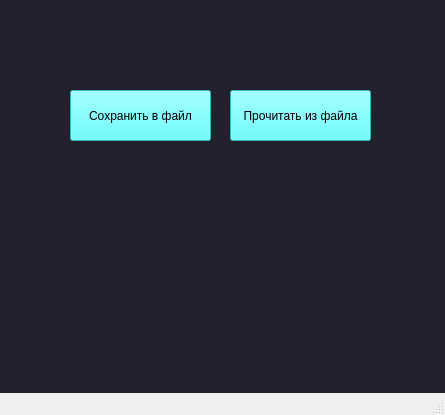
<?xml version="1.0" encoding="UTF-8"?>
<ui version="4.0">
 <class>MainWindow</class>
 <widget class="QMainWindow" name="MainWindow">
  <property name="geometry">
   <rect>
    <x>0</x>
    <y>0</y>
    <width>445</width>
    <height>415</height>
   </rect>
  </property>
  <property name="windowTitle">
   <string>MainWindow</string>
  </property>
  <widget class="QWidget" name="centralwidget">
   <property name="styleSheet">
    <string notr="true">background-color:#22222e</string>
   </property>
   <widget class="QPushButton" name="pushButton_1">
    <property name="geometry">
     <rect>
      <x>70</x>
      <y>90</y>
      <width>141</width>
      <height>51</height>
     </rect>
    </property>
    <property name="styleSheet">
     <string notr="true">background-color:#44ffff</string>
    </property>
    <property name="text">
     <string>Сохранить в файл</string>
    </property>
   </widget>
   <widget class="QPushButton" name="pushButton_2">
    <property name="geometry">
     <rect>
      <x>230</x>
      <y>90</y>
      <width>141</width>
      <height>51</height>
     </rect>
    </property>
    <property name="styleSheet">
     <string notr="true">background-color:#44ffff</string>
    </property>
    <property name="text">
     <string>Прочитать из файла</string>
    </property>
   </widget>
  </widget>
  <widget class="QStatusBar" name="statusbar"/>
  <widget class="QMenuBar" name="menubar">
   <property name="geometry">
    <rect>
     <x>0</x>
     <y>0</y>
     <width>445</width>
     <height>22</height>
    </rect>
   </property>
  </widget>
 </widget>
 <resources/>
 <connections/>
</ui>
